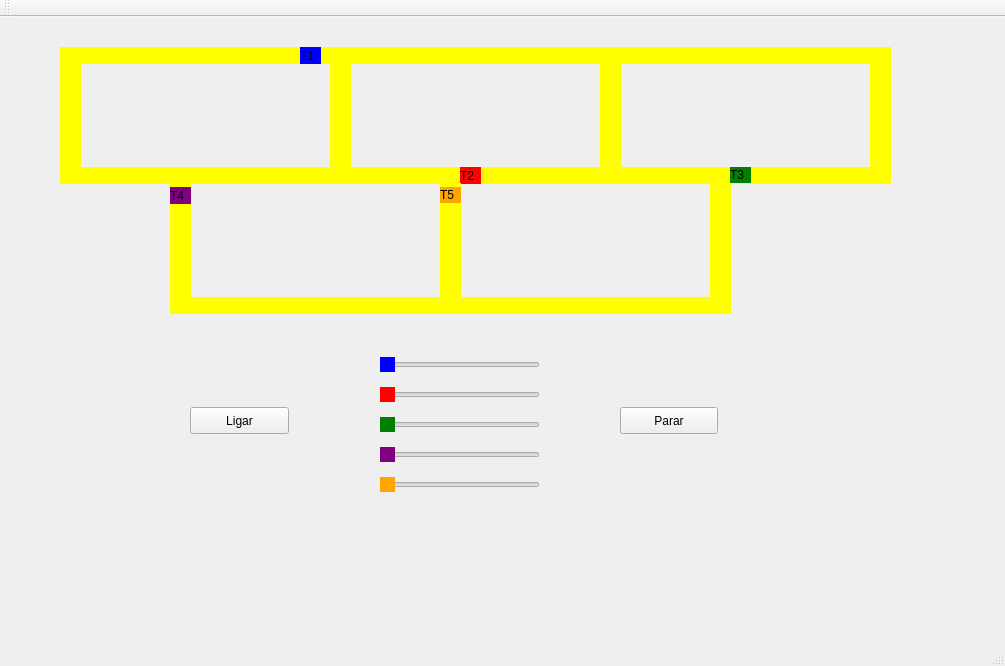
<?xml version="1.0" encoding="UTF-8"?>
<ui version="4.0">
 <class>MainWindow</class>
 <widget class="QMainWindow" name="MainWindow">
  <property name="geometry">
   <rect>
    <x>0</x>
    <y>0</y>
    <width>1005</width>
    <height>666</height>
   </rect>
  </property>
  <property name="windowTitle">
   <string>MainWindow</string>
  </property>
  <widget class="QWidget" name="centralWidget">
   <widget class="QLabel" name="label_trem1">
    <property name="geometry">
     <rect>
      <x>300</x>
      <y>30</y>
      <width>21</width>
      <height>17</height>
     </rect>
    </property>
    <property name="styleSheet">
     <string notr="true">QLabel { background: blue}</string>
    </property>
    <property name="text">
     <string>T1</string>
    </property>
   </widget>
   <widget class="QLabel" name="label_trilho1">
    <property name="geometry">
     <rect>
      <x>80</x>
      <y>30</y>
      <width>250</width>
      <height>17</height>
     </rect>
    </property>
    <property name="styleSheet">
     <string notr="true">QLabel { background: yellow}</string>
    </property>
    <property name="text">
     <string/>
    </property>
   </widget>
   <widget class="QLabel" name="label_trilho2">
    <property name="geometry">
     <rect>
      <x>80</x>
      <y>150</y>
      <width>250</width>
      <height>17</height>
     </rect>
    </property>
    <property name="styleSheet">
     <string notr="true">QLabel { background: yellow}</string>
    </property>
    <property name="text">
     <string/>
    </property>
   </widget>
   <widget class="QLabel" name="label_trilho3">
    <property name="geometry">
     <rect>
      <x>330</x>
      <y>30</y>
      <width>21</width>
      <height>137</height>
     </rect>
    </property>
    <property name="palette">
     <palette>
      <active>
       <colorrole role="WindowText">
        <brush brushstyle="SolidPattern">
         <color alpha="255">
          <red>0</red>
          <green>0</green>
          <blue>0</blue>
         </color>
        </brush>
       </colorrole>
       <colorrole role="Button">
        <brush brushstyle="SolidPattern">
         <color alpha="255">
          <red>204</red>
          <green>0</green>
          <blue>0</blue>
         </color>
        </brush>
       </colorrole>
       <colorrole role="Light">
        <brush brushstyle="SolidPattern">
         <color alpha="255">
          <red>255</red>
          <green>51</green>
          <blue>51</blue>
         </color>
        </brush>
       </colorrole>
       <colorrole role="Midlight">
        <brush brushstyle="SolidPattern">
         <color alpha="255">
          <red>229</red>
          <green>25</green>
          <blue>25</blue>
         </color>
        </brush>
       </colorrole>
       <colorrole role="Dark">
        <brush brushstyle="SolidPattern">
         <color alpha="255">
          <red>102</red>
          <green>0</green>
          <blue>0</blue>
         </color>
        </brush>
       </colorrole>
       <colorrole role="Mid">
        <brush brushstyle="SolidPattern">
         <color alpha="255">
          <red>136</red>
          <green>0</green>
          <blue>0</blue>
         </color>
        </brush>
       </colorrole>
       <colorrole role="Text">
        <brush brushstyle="SolidPattern">
         <color alpha="255">
          <red>0</red>
          <green>0</green>
          <blue>0</blue>
         </color>
        </brush>
       </colorrole>
       <colorrole role="BrightText">
        <brush brushstyle="SolidPattern">
         <color alpha="255">
          <red>255</red>
          <green>255</green>
          <blue>255</blue>
         </color>
        </brush>
       </colorrole>
       <colorrole role="ButtonText">
        <brush brushstyle="SolidPattern">
         <color alpha="255">
          <red>0</red>
          <green>0</green>
          <blue>0</blue>
         </color>
        </brush>
       </colorrole>
       <colorrole role="Base">
        <brush brushstyle="SolidPattern">
         <color alpha="255">
          <red>255</red>
          <green>255</green>
          <blue>255</blue>
         </color>
        </brush>
       </colorrole>
       <colorrole role="Window">
        <brush brushstyle="SolidPattern">
         <color alpha="255">
          <red>204</red>
          <green>0</green>
          <blue>0</blue>
         </color>
        </brush>
       </colorrole>
       <colorrole role="Shadow">
        <brush brushstyle="SolidPattern">
         <color alpha="255">
          <red>0</red>
          <green>0</green>
          <blue>0</blue>
         </color>
        </brush>
       </colorrole>
       <colorrole role="AlternateBase">
        <brush brushstyle="SolidPattern">
         <color alpha="255">
          <red>229</red>
          <green>127</green>
          <blue>127</blue>
         </color>
        </brush>
       </colorrole>
       <colorrole role="ToolTipBase">
        <brush brushstyle="SolidPattern">
         <color alpha="255">
          <red>255</red>
          <green>255</green>
          <blue>220</blue>
         </color>
        </brush>
       </colorrole>
       <colorrole role="ToolTipText">
        <brush brushstyle="SolidPattern">
         <color alpha="255">
          <red>0</red>
          <green>0</green>
          <blue>0</blue>
         </color>
        </brush>
       </colorrole>
       <colorrole role="PlaceholderText">
        <brush brushstyle="SolidPattern">
         <color alpha="128">
          <red>0</red>
          <green>0</green>
          <blue>0</blue>
         </color>
        </brush>
       </colorrole>
      </active>
      <inactive>
       <colorrole role="WindowText">
        <brush brushstyle="SolidPattern">
         <color alpha="255">
          <red>0</red>
          <green>0</green>
          <blue>0</blue>
         </color>
        </brush>
       </colorrole>
       <colorrole role="Button">
        <brush brushstyle="SolidPattern">
         <color alpha="255">
          <red>204</red>
          <green>0</green>
          <blue>0</blue>
         </color>
        </brush>
       </colorrole>
       <colorrole role="Light">
        <brush brushstyle="SolidPattern">
         <color alpha="255">
          <red>255</red>
          <green>51</green>
          <blue>51</blue>
         </color>
        </brush>
       </colorrole>
       <colorrole role="Midlight">
        <brush brushstyle="SolidPattern">
         <color alpha="255">
          <red>229</red>
          <green>25</green>
          <blue>25</blue>
         </color>
        </brush>
       </colorrole>
       <colorrole role="Dark">
        <brush brushstyle="SolidPattern">
         <color alpha="255">
          <red>102</red>
          <green>0</green>
          <blue>0</blue>
         </color>
        </brush>
       </colorrole>
       <colorrole role="Mid">
        <brush brushstyle="SolidPattern">
         <color alpha="255">
          <red>136</red>
          <green>0</green>
          <blue>0</blue>
         </color>
        </brush>
       </colorrole>
       <colorrole role="Text">
        <brush brushstyle="SolidPattern">
         <color alpha="255">
          <red>0</red>
          <green>0</green>
          <blue>0</blue>
         </color>
        </brush>
       </colorrole>
       <colorrole role="BrightText">
        <brush brushstyle="SolidPattern">
         <color alpha="255">
          <red>255</red>
          <green>255</green>
          <blue>255</blue>
         </color>
        </brush>
       </colorrole>
       <colorrole role="ButtonText">
        <brush brushstyle="SolidPattern">
         <color alpha="255">
          <red>0</red>
          <green>0</green>
          <blue>0</blue>
         </color>
        </brush>
       </colorrole>
       <colorrole role="Base">
        <brush brushstyle="SolidPattern">
         <color alpha="255">
          <red>255</red>
          <green>255</green>
          <blue>255</blue>
         </color>
        </brush>
       </colorrole>
       <colorrole role="Window">
        <brush brushstyle="SolidPattern">
         <color alpha="255">
          <red>204</red>
          <green>0</green>
          <blue>0</blue>
         </color>
        </brush>
       </colorrole>
       <colorrole role="Shadow">
        <brush brushstyle="SolidPattern">
         <color alpha="255">
          <red>0</red>
          <green>0</green>
          <blue>0</blue>
         </color>
        </brush>
       </colorrole>
       <colorrole role="AlternateBase">
        <brush brushstyle="SolidPattern">
         <color alpha="255">
          <red>229</red>
          <green>127</green>
          <blue>127</blue>
         </color>
        </brush>
       </colorrole>
       <colorrole role="ToolTipBase">
        <brush brushstyle="SolidPattern">
         <color alpha="255">
          <red>255</red>
          <green>255</green>
          <blue>220</blue>
         </color>
        </brush>
       </colorrole>
       <colorrole role="ToolTipText">
        <brush brushstyle="SolidPattern">
         <color alpha="255">
          <red>0</red>
          <green>0</green>
          <blue>0</blue>
         </color>
        </brush>
       </colorrole>
       <colorrole role="PlaceholderText">
        <brush brushstyle="SolidPattern">
         <color alpha="128">
          <red>0</red>
          <green>0</green>
          <blue>0</blue>
         </color>
        </brush>
       </colorrole>
      </inactive>
      <disabled>
       <colorrole role="WindowText">
        <brush brushstyle="SolidPattern">
         <color alpha="255">
          <red>102</red>
          <green>0</green>
          <blue>0</blue>
         </color>
        </brush>
       </colorrole>
       <colorrole role="Button">
        <brush brushstyle="SolidPattern">
         <color alpha="255">
          <red>204</red>
          <green>0</green>
          <blue>0</blue>
         </color>
        </brush>
       </colorrole>
       <colorrole role="Light">
        <brush brushstyle="SolidPattern">
         <color alpha="255">
          <red>255</red>
          <green>51</green>
          <blue>51</blue>
         </color>
        </brush>
       </colorrole>
       <colorrole role="Midlight">
        <brush brushstyle="SolidPattern">
         <color alpha="255">
          <red>229</red>
          <green>25</green>
          <blue>25</blue>
         </color>
        </brush>
       </colorrole>
       <colorrole role="Dark">
        <brush brushstyle="SolidPattern">
         <color alpha="255">
          <red>102</red>
          <green>0</green>
          <blue>0</blue>
         </color>
        </brush>
       </colorrole>
       <colorrole role="Mid">
        <brush brushstyle="SolidPattern">
         <color alpha="255">
          <red>136</red>
          <green>0</green>
          <blue>0</blue>
         </color>
        </brush>
       </colorrole>
       <colorrole role="Text">
        <brush brushstyle="SolidPattern">
         <color alpha="255">
          <red>102</red>
          <green>0</green>
          <blue>0</blue>
         </color>
        </brush>
       </colorrole>
       <colorrole role="BrightText">
        <brush brushstyle="SolidPattern">
         <color alpha="255">
          <red>255</red>
          <green>255</green>
          <blue>255</blue>
         </color>
        </brush>
       </colorrole>
       <colorrole role="ButtonText">
        <brush brushstyle="SolidPattern">
         <color alpha="255">
          <red>102</red>
          <green>0</green>
          <blue>0</blue>
         </color>
        </brush>
       </colorrole>
       <colorrole role="Base">
        <brush brushstyle="SolidPattern">
         <color alpha="255">
          <red>204</red>
          <green>0</green>
          <blue>0</blue>
         </color>
        </brush>
       </colorrole>
       <colorrole role="Window">
        <brush brushstyle="SolidPattern">
         <color alpha="255">
          <red>204</red>
          <green>0</green>
          <blue>0</blue>
         </color>
        </brush>
       </colorrole>
       <colorrole role="Shadow">
        <brush brushstyle="SolidPattern">
         <color alpha="255">
          <red>0</red>
          <green>0</green>
          <blue>0</blue>
         </color>
        </brush>
       </colorrole>
       <colorrole role="AlternateBase">
        <brush brushstyle="SolidPattern">
         <color alpha="255">
          <red>204</red>
          <green>0</green>
          <blue>0</blue>
         </color>
        </brush>
       </colorrole>
       <colorrole role="ToolTipBase">
        <brush brushstyle="SolidPattern">
         <color alpha="255">
          <red>255</red>
          <green>255</green>
          <blue>220</blue>
         </color>
        </brush>
       </colorrole>
       <colorrole role="ToolTipText">
        <brush brushstyle="SolidPattern">
         <color alpha="255">
          <red>0</red>
          <green>0</green>
          <blue>0</blue>
         </color>
        </brush>
       </colorrole>
       <colorrole role="PlaceholderText">
        <brush brushstyle="SolidPattern">
         <color alpha="128">
          <red>0</red>
          <green>0</green>
          <blue>0</blue>
         </color>
        </brush>
       </colorrole>
      </disabled>
     </palette>
    </property>
    <property name="autoFillBackground">
     <bool>false</bool>
    </property>
    <property name="styleSheet">
     <string notr="true">QLabel { background: yellow}</string>
    </property>
    <property name="text">
     <string/>
    </property>
   </widget>
   <widget class="QLabel" name="label_trilho4">
    <property name="geometry">
     <rect>
      <x>60</x>
      <y>30</y>
      <width>21</width>
      <height>137</height>
     </rect>
    </property>
    <property name="styleSheet">
     <string notr="true">QLabel { background: yellow}</string>
    </property>
    <property name="text">
     <string/>
    </property>
   </widget>
   <widget class="QPushButton" name="pushButton">
    <property name="geometry">
     <rect>
      <x>190</x>
      <y>390</y>
      <width>99</width>
      <height>27</height>
     </rect>
    </property>
    <property name="text">
     <string>Ligar</string>
    </property>
   </widget>
   <widget class="QPushButton" name="pushButton_2">
    <property name="geometry">
     <rect>
      <x>620</x>
      <y>390</y>
      <width>98</width>
      <height>27</height>
     </rect>
    </property>
    <property name="text">
     <string>Parar</string>
    </property>
   </widget>
   <widget class="QLabel" name="label_trilho7">
    <property name="geometry">
     <rect>
      <x>600</x>
      <y>30</y>
      <width>21</width>
      <height>137</height>
     </rect>
    </property>
    <property name="styleSheet">
     <string notr="true">QLabel { background: yellow}</string>
    </property>
    <property name="text">
     <string/>
    </property>
   </widget>
   <widget class="QLabel" name="label_trilho5">
    <property name="geometry">
     <rect>
      <x>350</x>
      <y>30</y>
      <width>250</width>
      <height>17</height>
     </rect>
    </property>
    <property name="styleSheet">
     <string notr="true">QLabel { background: yellow}</string>
    </property>
    <property name="text">
     <string/>
    </property>
   </widget>
   <widget class="QLabel" name="label_trilho6">
    <property name="geometry">
     <rect>
      <x>350</x>
      <y>150</y>
      <width>250</width>
      <height>17</height>
     </rect>
    </property>
    <property name="styleSheet">
     <string notr="true">QLabel { background: yellow}</string>
    </property>
    <property name="text">
     <string/>
    </property>
   </widget>
   <widget class="QLabel" name="label_trem2">
    <property name="geometry">
     <rect>
      <x>460</x>
      <y>150</y>
      <width>21</width>
      <height>17</height>
     </rect>
    </property>
    <property name="styleSheet">
     <string notr="true">QLabel { background: red}</string>
    </property>
    <property name="text">
     <string>T2</string>
    </property>
   </widget>
   <widget class="QLabel" name="label_trilho9">
    <property name="geometry">
     <rect>
      <x>620</x>
      <y>150</y>
      <width>250</width>
      <height>17</height>
     </rect>
    </property>
    <property name="styleSheet">
     <string notr="true">QLabel { background: yellow}</string>
    </property>
    <property name="text">
     <string/>
    </property>
   </widget>
   <widget class="QLabel" name="label_trilho10">
    <property name="geometry">
     <rect>
      <x>870</x>
      <y>30</y>
      <width>21</width>
      <height>137</height>
     </rect>
    </property>
    <property name="styleSheet">
     <string notr="true">QLabel { background: yellow}</string>
    </property>
    <property name="text">
     <string/>
    </property>
   </widget>
   <widget class="QLabel" name="label_trilho8">
    <property name="geometry">
     <rect>
      <x>620</x>
      <y>30</y>
      <width>250</width>
      <height>17</height>
     </rect>
    </property>
    <property name="styleSheet">
     <string notr="true">QLabel { background: yellow}</string>
    </property>
    <property name="text">
     <string/>
    </property>
   </widget>
   <widget class="QLabel" name="label_trilho12">
    <property name="geometry">
     <rect>
      <x>440</x>
      <y>166</y>
      <width>21</width>
      <height>131</height>
     </rect>
    </property>
    <property name="styleSheet">
     <string notr="true">QLabel { background: yellow}</string>
    </property>
    <property name="text">
     <string/>
    </property>
   </widget>
   <widget class="QLabel" name="label_trilho13">
    <property name="geometry">
     <rect>
      <x>170</x>
      <y>166</y>
      <width>21</width>
      <height>131</height>
     </rect>
    </property>
    <property name="styleSheet">
     <string notr="true">QLabel { background: yellow}</string>
    </property>
    <property name="text">
     <string/>
    </property>
   </widget>
   <widget class="QLabel" name="label_trilho11">
    <property name="geometry">
     <rect>
      <x>190</x>
      <y>280</y>
      <width>250</width>
      <height>17</height>
     </rect>
    </property>
    <property name="styleSheet">
     <string notr="true">QLabel { background: yellow}</string>
    </property>
    <property name="text">
     <string/>
    </property>
   </widget>
   <widget class="QLabel" name="label_trilho14">
    <property name="geometry">
     <rect>
      <x>460</x>
      <y>280</y>
      <width>250</width>
      <height>17</height>
     </rect>
    </property>
    <property name="styleSheet">
     <string notr="true">QLabel { background: yellow}</string>
    </property>
    <property name="text">
     <string/>
    </property>
   </widget>
   <widget class="QLabel" name="label_trilho15">
    <property name="geometry">
     <rect>
      <x>710</x>
      <y>166</y>
      <width>21</width>
      <height>131</height>
     </rect>
    </property>
    <property name="styleSheet">
     <string notr="true">QLabel { background: yellow}</string>
    </property>
    <property name="text">
     <string/>
    </property>
   </widget>
   <widget class="QLabel" name="label_trem3">
    <property name="geometry">
     <rect>
      <x>730</x>
      <y>150</y>
      <width>21</width>
      <height>16</height>
     </rect>
    </property>
    <property name="styleSheet">
     <string notr="true">QLabel { background: green}</string>
    </property>
    <property name="text">
     <string>T3</string>
    </property>
   </widget>
   <widget class="QLabel" name="label_trem4">
    <property name="geometry">
     <rect>
      <x>170</x>
      <y>170</y>
      <width>21</width>
      <height>17</height>
     </rect>
    </property>
    <property name="styleSheet">
     <string notr="true">QLabel { background: purple}</string>
    </property>
    <property name="text">
     <string>T4</string>
    </property>
   </widget>
   <widget class="QLabel" name="label_trem5">
    <property name="geometry">
     <rect>
      <x>440</x>
      <y>170</y>
      <width>21</width>
      <height>16</height>
     </rect>
    </property>
    <property name="styleSheet">
     <string notr="true">QLabel { background: orange}</string>
    </property>
    <property name="text">
     <string>T5</string>
    </property>
   </widget>
   <widget class="QSlider" name="horizontalSlider_trem_2">
    <property name="geometry">
     <rect>
      <x>380</x>
      <y>370</y>
      <width>160</width>
      <height>16</height>
     </rect>
    </property>
    <property name="styleSheet">
     <string notr="true">.QSlider::handle:horizontal {
    background: red;
}</string>
    </property>
    <property name="minimum">
     <number>0</number>
    </property>
    <property name="maximum">
     <number>100</number>
    </property>
    <property name="orientation">
     <enum>Qt::Horizontal</enum>
    </property>
    <property name="invertedAppearance">
     <bool>false</bool>
    </property>
    <property name="invertedControls">
     <bool>false</bool>
    </property>
   </widget>
   <widget class="QSlider" name="horizontalSlider_trem_4">
    <property name="geometry">
     <rect>
      <x>380</x>
      <y>430</y>
      <width>160</width>
      <height>16</height>
     </rect>
    </property>
    <property name="styleSheet">
     <string notr="true">.QSlider::handle:horizontal {
    background: purple;
}</string>
    </property>
    <property name="minimum">
     <number>0</number>
    </property>
    <property name="maximum">
     <number>100</number>
    </property>
    <property name="orientation">
     <enum>Qt::Horizontal</enum>
    </property>
    <property name="invertedAppearance">
     <bool>false</bool>
    </property>
    <property name="invertedControls">
     <bool>false</bool>
    </property>
   </widget>
   <widget class="QSlider" name="horizontalSlider_trem_1">
    <property name="geometry">
     <rect>
      <x>380</x>
      <y>340</y>
      <width>160</width>
      <height>16</height>
     </rect>
    </property>
    <property name="styleSheet">
     <string notr="true">.QSlider::handle:horizontal {
    background: blue;
}</string>
    </property>
    <property name="minimum">
     <number>0</number>
    </property>
    <property name="maximum">
     <number>100</number>
    </property>
    <property name="value">
     <number>0</number>
    </property>
    <property name="orientation">
     <enum>Qt::Horizontal</enum>
    </property>
    <property name="invertedAppearance">
     <bool>false</bool>
    </property>
    <property name="invertedControls">
     <bool>false</bool>
    </property>
   </widget>
   <widget class="QSlider" name="horizontalSlider_trem_3">
    <property name="geometry">
     <rect>
      <x>380</x>
      <y>400</y>
      <width>160</width>
      <height>16</height>
     </rect>
    </property>
    <property name="styleSheet">
     <string notr="true">.QSlider::handle:horizontal {
    background: green;
}</string>
    </property>
    <property name="minimum">
     <number>0</number>
    </property>
    <property name="maximum">
     <number>100</number>
    </property>
    <property name="orientation">
     <enum>Qt::Horizontal</enum>
    </property>
    <property name="invertedAppearance">
     <bool>false</bool>
    </property>
    <property name="invertedControls">
     <bool>false</bool>
    </property>
   </widget>
   <widget class="QSlider" name="horizontalSlider_trem_5">
    <property name="geometry">
     <rect>
      <x>380</x>
      <y>460</y>
      <width>160</width>
      <height>16</height>
     </rect>
    </property>
    <property name="styleSheet">
     <string notr="true">.QSlider::handle:horizontal {
    background: orange;
}</string>
    </property>
    <property name="minimum">
     <number>0</number>
    </property>
    <property name="maximum">
     <number>100</number>
    </property>
    <property name="orientation">
     <enum>Qt::Horizontal</enum>
    </property>
    <property name="invertedAppearance">
     <bool>false</bool>
    </property>
    <property name="invertedControls">
     <bool>false</bool>
    </property>
   </widget>
   <zorder>label_trilho1</zorder>
   <zorder>label_trilho2</zorder>
   <zorder>label_trilho3</zorder>
   <zorder>label_trilho4</zorder>
   <zorder>label_trem1</zorder>
   <zorder>pushButton</zorder>
   <zorder>pushButton_2</zorder>
   <zorder>label_trilho7</zorder>
   <zorder>label_trilho5</zorder>
   <zorder>label_trilho6</zorder>
   <zorder>label_trem2</zorder>
   <zorder>label_trilho9</zorder>
   <zorder>label_trilho10</zorder>
   <zorder>label_trilho8</zorder>
   <zorder>label_trilho12</zorder>
   <zorder>label_trilho13</zorder>
   <zorder>label_trilho11</zorder>
   <zorder>label_trilho14</zorder>
   <zorder>label_trilho15</zorder>
   <zorder>label_trem3</zorder>
   <zorder>label_trem4</zorder>
   <zorder>label_trem5</zorder>
   <zorder>horizontalSlider_trem_2</zorder>
   <zorder>horizontalSlider_trem_4</zorder>
   <zorder>horizontalSlider_trem_1</zorder>
   <zorder>horizontalSlider_trem_3</zorder>
   <zorder>horizontalSlider_trem_5</zorder>
  </widget>
  <widget class="QMenuBar" name="menuBar">
   <property name="geometry">
    <rect>
     <x>0</x>
     <y>0</y>
     <width>1005</width>
     <height>22</height>
    </rect>
   </property>
  </widget>
  <widget class="QToolBar" name="mainToolBar">
   <attribute name="toolBarArea">
    <enum>TopToolBarArea</enum>
   </attribute>
   <attribute name="toolBarBreak">
    <bool>false</bool>
   </attribute>
  </widget>
  <widget class="QStatusBar" name="statusBar"/>
 </widget>
 <layoutdefault spacing="6" margin="11"/>
 <resources/>
 <connections/>
</ui>
